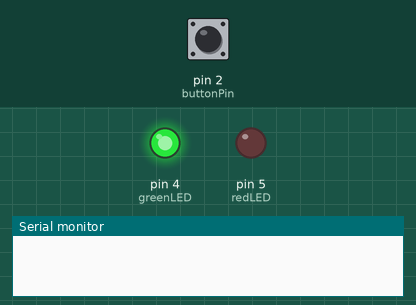
Recording of a sketch running on a simulated Arduino Uno, built with avr-gcc and run on an emulated ATmega328P. Shown: output pins drawn as LEDs (lit = HIGH), the last lines printed to the serial monitor. The inputs (shaded band) are chosen by the test bench; at power-on: pin 2 (buttonPin) LOW.

Above: at 1.2 s.
1.3 s: pin 2 (buttonPin) pulled HIGH for 0.15 s
At 1.42 s:
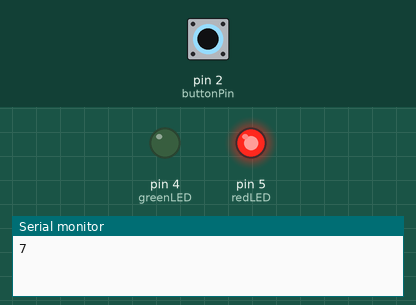
2.9 s: pin 2 (buttonPin) pulled HIGH for 3.2 s
At 7.0 s:
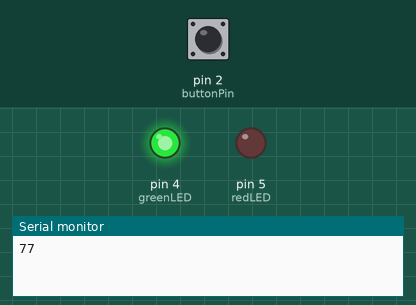
Timing chart, 0 to 8.5 s (numbered marks = the images above; inputs shaded):
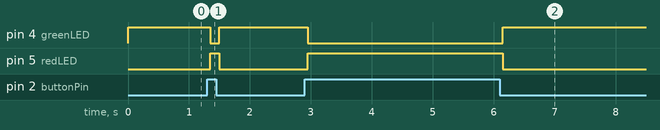

The sketch:

physical_in_xbee_out.ino
```cpp
/*

  Physical IN » (XBee) Serial OUT

  Wireless multi-node machine inspired by "Rube Goldberg Machine"
  Project for ITP Class Understanding Networks by Tom Igoe

  Physical object is waitin for a collision, that is triggered by a simple pushbutton.
  Following code is based off the de-bouncing code. Once triggered, it
  will send a serial (wireless through Xbee) message to the next node
  in the Rube Goldberg network.

  Code on https://github.com/sergiomajluf/Goldberg-machine
  Game Instructions on http://itp.nyu.edu/physcomp/Labs/XBeeTelephoneGame

  Sergio Majluf and Donna Miller
  Understanding Networks, by Tom Igoe
  November 2013

*/

const int buttonPin = 2;
const int greenLED = 4;     // LED's provide state feedback
const int redLED = 5;
int myGroupNumber = 6;

// Variables will change:
int ledState = HIGH;         // will use this to light either LED
int buttonState;             // the current input reading
int lastButtonState = LOW;   // the previous reading

long lastDebounceTime = 0;  // the last time the output pin was toggled
long debounceDelay = 50;    // the debounce time; increase if the output flickers

void setup() {
  Serial.begin(9600);
  pinMode(buttonPin, INPUT);
  pinMode(greenLED, OUTPUT);
  pinMode(redLED, OUTPUT);

  // set initial LED state
  digitalWrite(greenLED, ledState);
  digitalWrite(redLED, !ledState);
}

void loop() {
  int reading = digitalRead(buttonPin);

  // check to see if you just pressed the button
  // (i.e. the input went from LOW to HIGH),  and you've waited
  // long enough since the last press to ignore any noise:

  // If the switch changed, due to noise or pressing:
  if (reading != lastButtonState) {
    // reset the debouncing timer
    lastDebounceTime = millis();
  }

  if ((millis() - lastDebounceTime) > debounceDelay) {
    // whatever the reading is at, it's been there for longer
    // than the debounce delay, so take it as the actual current state:

    // if the button state has changed:
    if (reading != buttonState) {
      buttonState = reading;
      ledState = HIGH;
      //Serial.println("The wall is OK");

      // only toggle the LED if the new button state is HIGH
      if (buttonState == HIGH) {
        ledState = LOW;
        //Serial.println("The wall was crashed");
        Serial.print(myGroupNumber+1);
      }
    }
  }

  digitalWrite(greenLED, ledState);
  digitalWrite(redLED, !ledState);
  lastButtonState = reading;
}
```

Measured:
- after the input at 1.3 s, pin 4 (greenLED): HIGH → LOW after 0.05 s, → HIGH 0.15 s later; pin 5 (redLED): LOW → HIGH after 0.05 s, → LOW 0.15 s later
- after the input at 2.9 s, pin 4 (greenLED): HIGH → LOW after 0.05 s, → HIGH 3.2 s later; pin 5 (redLED): LOW → HIGH after 0.05 s, → LOW 3.2 s later
